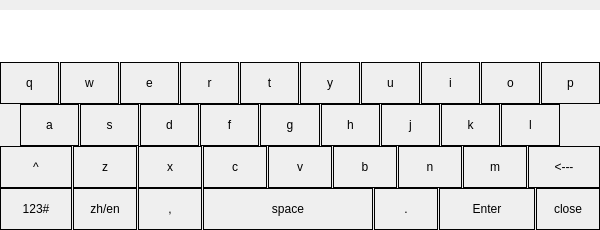
<?xml version="1.0" encoding="UTF-8"?>
<ui version="4.0">
 <class>InputPanel</class>
 <widget class="QDialog" name="InputPanel">
  <property name="windowModality">
   <enum>Qt::NonModal</enum>
  </property>
  <property name="geometry">
   <rect>
    <x>0</x>
    <y>0</y>
    <width>600</width>
    <height>230</height>
   </rect>
  </property>
  <property name="minimumSize">
   <size>
    <width>600</width>
    <height>230</height>
   </size>
  </property>
  <property name="maximumSize">
   <size>
    <width>600</width>
    <height>230</height>
   </size>
  </property>
  <property name="focusPolicy">
   <enum>Qt::ClickFocus</enum>
  </property>
  <property name="windowTitle">
   <string>InputPanel</string>
  </property>
  <property name="styleSheet">
   <string notr="true"/>
  </property>
  <property name="modal">
   <bool>false</bool>
  </property>
  <layout class="QGridLayout" name="gridLayout_3">
   <property name="leftMargin">
    <number>0</number>
   </property>
   <property name="topMargin">
    <number>0</number>
   </property>
   <property name="rightMargin">
    <number>0</number>
   </property>
   <property name="bottomMargin">
    <number>0</number>
   </property>
   <property name="spacing">
    <number>0</number>
   </property>
   <item row="0" column="0">
    <layout class="QVBoxLayout" name="verticalLayout">
     <property name="spacing">
      <number>0</number>
     </property>
     <item>
      <spacer name="verticalSpacer">
       <property name="orientation">
        <enum>Qt::Vertical</enum>
       </property>
       <property name="sizeHint" stdset="0">
        <size>
         <width>20</width>
         <height>40</height>
        </size>
       </property>
      </spacer>
     </item>
     <item>
      <widget class="QColumnView" name="columnView_character">
       <property name="minimumSize">
        <size>
         <width>0</width>
         <height>28</height>
        </size>
       </property>
       <property name="maximumSize">
        <size>
         <width>16777215</width>
         <height>28</height>
        </size>
       </property>
       <property name="frameShape">
        <enum>QFrame::NoFrame</enum>
       </property>
       <property name="frameShadow">
        <enum>QFrame::Plain</enum>
       </property>
       <property name="lineWidth">
        <number>0</number>
       </property>
      </widget>
     </item>
     <item>
      <widget class="QLineEdit" name="lineEdit_pinyin">
       <property name="minimumSize">
        <size>
         <width>0</width>
         <height>24</height>
        </size>
       </property>
       <property name="maximumSize">
        <size>
         <width>16777215</width>
         <height>24</height>
        </size>
       </property>
       <property name="frame">
        <bool>false</bool>
       </property>
      </widget>
     </item>
     <item>
      <layout class="QHBoxLayout" name="horizontalLayout_1">
       <property name="spacing">
        <number>1</number>
       </property>
       <item>
        <widget class="ClickedLabel" name="bt_key_q">
         <property name="minimumSize">
          <size>
           <width>42</width>
           <height>42</height>
          </size>
         </property>
         <property name="maximumSize">
          <size>
           <width>64</width>
           <height>42</height>
          </size>
         </property>
         <property name="frameShape">
          <enum>QFrame::Panel</enum>
         </property>
         <property name="text">
          <string>q</string>
         </property>
         <property name="alignment">
          <set>Qt::AlignCenter</set>
         </property>
        </widget>
       </item>
       <item>
        <widget class="ClickedLabel" name="bt_key_w">
         <property name="minimumSize">
          <size>
           <width>42</width>
           <height>42</height>
          </size>
         </property>
         <property name="maximumSize">
          <size>
           <width>64</width>
           <height>42</height>
          </size>
         </property>
         <property name="frameShape">
          <enum>QFrame::Panel</enum>
         </property>
         <property name="text">
          <string>w</string>
         </property>
         <property name="alignment">
          <set>Qt::AlignCenter</set>
         </property>
        </widget>
       </item>
       <item>
        <widget class="ClickedLabel" name="bt_key_e">
         <property name="minimumSize">
          <size>
           <width>42</width>
           <height>42</height>
          </size>
         </property>
         <property name="maximumSize">
          <size>
           <width>64</width>
           <height>42</height>
          </size>
         </property>
         <property name="frameShape">
          <enum>QFrame::Panel</enum>
         </property>
         <property name="text">
          <string>e</string>
         </property>
         <property name="alignment">
          <set>Qt::AlignCenter</set>
         </property>
        </widget>
       </item>
       <item>
        <widget class="ClickedLabel" name="bt_key_r">
         <property name="minimumSize">
          <size>
           <width>42</width>
           <height>42</height>
          </size>
         </property>
         <property name="maximumSize">
          <size>
           <width>64</width>
           <height>42</height>
          </size>
         </property>
         <property name="frameShape">
          <enum>QFrame::Panel</enum>
         </property>
         <property name="text">
          <string>r</string>
         </property>
         <property name="alignment">
          <set>Qt::AlignCenter</set>
         </property>
        </widget>
       </item>
       <item>
        <widget class="ClickedLabel" name="bt_key_t">
         <property name="minimumSize">
          <size>
           <width>42</width>
           <height>42</height>
          </size>
         </property>
         <property name="maximumSize">
          <size>
           <width>64</width>
           <height>42</height>
          </size>
         </property>
         <property name="frameShape">
          <enum>QFrame::Panel</enum>
         </property>
         <property name="text">
          <string>t</string>
         </property>
         <property name="alignment">
          <set>Qt::AlignCenter</set>
         </property>
        </widget>
       </item>
       <item>
        <widget class="ClickedLabel" name="bt_key_y">
         <property name="minimumSize">
          <size>
           <width>42</width>
           <height>42</height>
          </size>
         </property>
         <property name="maximumSize">
          <size>
           <width>64</width>
           <height>42</height>
          </size>
         </property>
         <property name="frameShape">
          <enum>QFrame::Panel</enum>
         </property>
         <property name="text">
          <string>y</string>
         </property>
         <property name="alignment">
          <set>Qt::AlignCenter</set>
         </property>
        </widget>
       </item>
       <item>
        <widget class="ClickedLabel" name="bt_key_u">
         <property name="minimumSize">
          <size>
           <width>42</width>
           <height>42</height>
          </size>
         </property>
         <property name="maximumSize">
          <size>
           <width>64</width>
           <height>42</height>
          </size>
         </property>
         <property name="frameShape">
          <enum>QFrame::Panel</enum>
         </property>
         <property name="text">
          <string>u</string>
         </property>
         <property name="alignment">
          <set>Qt::AlignCenter</set>
         </property>
        </widget>
       </item>
       <item>
        <widget class="ClickedLabel" name="bt_key_i">
         <property name="minimumSize">
          <size>
           <width>42</width>
           <height>42</height>
          </size>
         </property>
         <property name="maximumSize">
          <size>
           <width>64</width>
           <height>42</height>
          </size>
         </property>
         <property name="frameShape">
          <enum>QFrame::Panel</enum>
         </property>
         <property name="text">
          <string>i</string>
         </property>
         <property name="alignment">
          <set>Qt::AlignCenter</set>
         </property>
        </widget>
       </item>
       <item>
        <widget class="ClickedLabel" name="bt_key_o">
         <property name="minimumSize">
          <size>
           <width>42</width>
           <height>42</height>
          </size>
         </property>
         <property name="maximumSize">
          <size>
           <width>64</width>
           <height>42</height>
          </size>
         </property>
         <property name="frameShape">
          <enum>QFrame::Panel</enum>
         </property>
         <property name="text">
          <string>o</string>
         </property>
         <property name="alignment">
          <set>Qt::AlignCenter</set>
         </property>
        </widget>
       </item>
       <item>
        <widget class="ClickedLabel" name="bt_key_p">
         <property name="minimumSize">
          <size>
           <width>42</width>
           <height>42</height>
          </size>
         </property>
         <property name="maximumSize">
          <size>
           <width>64</width>
           <height>42</height>
          </size>
         </property>
         <property name="frameShape">
          <enum>QFrame::Panel</enum>
         </property>
         <property name="text">
          <string>p</string>
         </property>
         <property name="alignment">
          <set>Qt::AlignCenter</set>
         </property>
        </widget>
       </item>
      </layout>
     </item>
     <item>
      <layout class="QHBoxLayout" name="horizontalLayout_3">
       <property name="spacing">
        <number>1</number>
       </property>
       <item>
        <spacer name="horizontalSpacer">
         <property name="orientation">
          <enum>Qt::Horizontal</enum>
         </property>
         <property name="sizeType">
          <enum>QSizePolicy::Fixed</enum>
         </property>
         <property name="sizeHint" stdset="0">
          <size>
           <width>20</width>
           <height>20</height>
          </size>
         </property>
        </spacer>
       </item>
       <item>
        <widget class="ClickedLabel" name="bt_key_a">
         <property name="minimumSize">
          <size>
           <width>42</width>
           <height>42</height>
          </size>
         </property>
         <property name="maximumSize">
          <size>
           <width>64</width>
           <height>42</height>
          </size>
         </property>
         <property name="frameShape">
          <enum>QFrame::Panel</enum>
         </property>
         <property name="text">
          <string>a</string>
         </property>
         <property name="alignment">
          <set>Qt::AlignCenter</set>
         </property>
        </widget>
       </item>
       <item>
        <widget class="ClickedLabel" name="bt_key_s">
         <property name="minimumSize">
          <size>
           <width>42</width>
           <height>42</height>
          </size>
         </property>
         <property name="maximumSize">
          <size>
           <width>64</width>
           <height>42</height>
          </size>
         </property>
         <property name="frameShape">
          <enum>QFrame::Panel</enum>
         </property>
         <property name="text">
          <string>s</string>
         </property>
         <property name="alignment">
          <set>Qt::AlignCenter</set>
         </property>
        </widget>
       </item>
       <item>
        <widget class="ClickedLabel" name="bt_key_d">
         <property name="minimumSize">
          <size>
           <width>42</width>
           <height>42</height>
          </size>
         </property>
         <property name="maximumSize">
          <size>
           <width>64</width>
           <height>42</height>
          </size>
         </property>
         <property name="frameShape">
          <enum>QFrame::Panel</enum>
         </property>
         <property name="text">
          <string>d</string>
         </property>
         <property name="alignment">
          <set>Qt::AlignCenter</set>
         </property>
        </widget>
       </item>
       <item>
        <widget class="ClickedLabel" name="bt_key_f">
         <property name="minimumSize">
          <size>
           <width>42</width>
           <height>42</height>
          </size>
         </property>
         <property name="maximumSize">
          <size>
           <width>64</width>
           <height>42</height>
          </size>
         </property>
         <property name="frameShape">
          <enum>QFrame::Panel</enum>
         </property>
         <property name="text">
          <string>f</string>
         </property>
         <property name="alignment">
          <set>Qt::AlignCenter</set>
         </property>
        </widget>
       </item>
       <item>
        <widget class="ClickedLabel" name="bt_key_g">
         <property name="minimumSize">
          <size>
           <width>42</width>
           <height>42</height>
          </size>
         </property>
         <property name="maximumSize">
          <size>
           <width>64</width>
           <height>42</height>
          </size>
         </property>
         <property name="frameShape">
          <enum>QFrame::Panel</enum>
         </property>
         <property name="text">
          <string>g</string>
         </property>
         <property name="alignment">
          <set>Qt::AlignCenter</set>
         </property>
        </widget>
       </item>
       <item>
        <widget class="ClickedLabel" name="bt_key_h">
         <property name="minimumSize">
          <size>
           <width>42</width>
           <height>42</height>
          </size>
         </property>
         <property name="maximumSize">
          <size>
           <width>64</width>
           <height>42</height>
          </size>
         </property>
         <property name="frameShape">
          <enum>QFrame::Panel</enum>
         </property>
         <property name="text">
          <string>h</string>
         </property>
         <property name="alignment">
          <set>Qt::AlignCenter</set>
         </property>
        </widget>
       </item>
       <item>
        <widget class="ClickedLabel" name="bt_key_j">
         <property name="minimumSize">
          <size>
           <width>42</width>
           <height>42</height>
          </size>
         </property>
         <property name="maximumSize">
          <size>
           <width>64</width>
           <height>42</height>
          </size>
         </property>
         <property name="frameShape">
          <enum>QFrame::Panel</enum>
         </property>
         <property name="text">
          <string>j</string>
         </property>
         <property name="alignment">
          <set>Qt::AlignCenter</set>
         </property>
        </widget>
       </item>
       <item>
        <widget class="ClickedLabel" name="bt_key_k">
         <property name="minimumSize">
          <size>
           <width>42</width>
           <height>42</height>
          </size>
         </property>
         <property name="maximumSize">
          <size>
           <width>64</width>
           <height>42</height>
          </size>
         </property>
         <property name="frameShape">
          <enum>QFrame::Panel</enum>
         </property>
         <property name="text">
          <string>k</string>
         </property>
         <property name="alignment">
          <set>Qt::AlignCenter</set>
         </property>
        </widget>
       </item>
       <item>
        <widget class="ClickedLabel" name="bt_key_l">
         <property name="minimumSize">
          <size>
           <width>42</width>
           <height>42</height>
          </size>
         </property>
         <property name="maximumSize">
          <size>
           <width>64</width>
           <height>42</height>
          </size>
         </property>
         <property name="frameShape">
          <enum>QFrame::Panel</enum>
         </property>
         <property name="text">
          <string>l</string>
         </property>
         <property name="alignment">
          <set>Qt::AlignCenter</set>
         </property>
        </widget>
       </item>
       <item>
        <spacer name="horizontalSpacer_2">
         <property name="orientation">
          <enum>Qt::Horizontal</enum>
         </property>
         <property name="sizeType">
          <enum>QSizePolicy::Fixed</enum>
         </property>
         <property name="sizeHint" stdset="0">
          <size>
           <width>40</width>
           <height>20</height>
          </size>
         </property>
        </spacer>
       </item>
      </layout>
     </item>
     <item>
      <layout class="QHBoxLayout" name="horizontalLayout_4">
       <property name="spacing">
        <number>1</number>
       </property>
       <item>
        <widget class="ClickedLabel" name="bt_key_uper">
         <property name="minimumSize">
          <size>
           <width>42</width>
           <height>42</height>
          </size>
         </property>
         <property name="maximumSize">
          <size>
           <width>72</width>
           <height>42</height>
          </size>
         </property>
         <property name="frameShape">
          <enum>QFrame::Panel</enum>
         </property>
         <property name="text">
          <string>^</string>
         </property>
         <property name="alignment">
          <set>Qt::AlignCenter</set>
         </property>
        </widget>
       </item>
       <item>
        <widget class="ClickedLabel" name="bt_key_z">
         <property name="minimumSize">
          <size>
           <width>42</width>
           <height>42</height>
          </size>
         </property>
         <property name="maximumSize">
          <size>
           <width>64</width>
           <height>42</height>
          </size>
         </property>
         <property name="frameShape">
          <enum>QFrame::Panel</enum>
         </property>
         <property name="text">
          <string>z</string>
         </property>
         <property name="alignment">
          <set>Qt::AlignCenter</set>
         </property>
        </widget>
       </item>
       <item>
        <widget class="ClickedLabel" name="bt_key_x">
         <property name="minimumSize">
          <size>
           <width>42</width>
           <height>42</height>
          </size>
         </property>
         <property name="maximumSize">
          <size>
           <width>64</width>
           <height>42</height>
          </size>
         </property>
         <property name="frameShape">
          <enum>QFrame::Panel</enum>
         </property>
         <property name="text">
          <string>x</string>
         </property>
         <property name="alignment">
          <set>Qt::AlignCenter</set>
         </property>
        </widget>
       </item>
       <item>
        <widget class="ClickedLabel" name="bt_key_c">
         <property name="minimumSize">
          <size>
           <width>42</width>
           <height>42</height>
          </size>
         </property>
         <property name="maximumSize">
          <size>
           <width>64</width>
           <height>42</height>
          </size>
         </property>
         <property name="frameShape">
          <enum>QFrame::Panel</enum>
         </property>
         <property name="text">
          <string>c</string>
         </property>
         <property name="alignment">
          <set>Qt::AlignCenter</set>
         </property>
        </widget>
       </item>
       <item>
        <widget class="ClickedLabel" name="bt_key_v">
         <property name="minimumSize">
          <size>
           <width>42</width>
           <height>42</height>
          </size>
         </property>
         <property name="maximumSize">
          <size>
           <width>64</width>
           <height>42</height>
          </size>
         </property>
         <property name="frameShape">
          <enum>QFrame::Panel</enum>
         </property>
         <property name="text">
          <string>v</string>
         </property>
         <property name="alignment">
          <set>Qt::AlignCenter</set>
         </property>
        </widget>
       </item>
       <item>
        <widget class="ClickedLabel" name="bt_key_b">
         <property name="minimumSize">
          <size>
           <width>42</width>
           <height>42</height>
          </size>
         </property>
         <property name="maximumSize">
          <size>
           <width>64</width>
           <height>42</height>
          </size>
         </property>
         <property name="frameShape">
          <enum>QFrame::Panel</enum>
         </property>
         <property name="text">
          <string>b</string>
         </property>
         <property name="alignment">
          <set>Qt::AlignCenter</set>
         </property>
        </widget>
       </item>
       <item>
        <widget class="ClickedLabel" name="bt_key_n">
         <property name="minimumSize">
          <size>
           <width>42</width>
           <height>42</height>
          </size>
         </property>
         <property name="maximumSize">
          <size>
           <width>64</width>
           <height>42</height>
          </size>
         </property>
         <property name="frameShape">
          <enum>QFrame::Panel</enum>
         </property>
         <property name="text">
          <string>n</string>
         </property>
         <property name="alignment">
          <set>Qt::AlignCenter</set>
         </property>
        </widget>
       </item>
       <item>
        <widget class="ClickedLabel" name="bt_key_m">
         <property name="minimumSize">
          <size>
           <width>42</width>
           <height>42</height>
          </size>
         </property>
         <property name="maximumSize">
          <size>
           <width>64</width>
           <height>42</height>
          </size>
         </property>
         <property name="frameShape">
          <enum>QFrame::Panel</enum>
         </property>
         <property name="text">
          <string>m</string>
         </property>
         <property name="alignment">
          <set>Qt::AlignCenter</set>
         </property>
        </widget>
       </item>
       <item>
        <widget class="ClickedLabel" name="bt_key_del">
         <property name="minimumSize">
          <size>
           <width>42</width>
           <height>42</height>
          </size>
         </property>
         <property name="maximumSize">
          <size>
           <width>96</width>
           <height>42</height>
          </size>
         </property>
         <property name="frameShape">
          <enum>QFrame::Panel</enum>
         </property>
         <property name="text">
          <string>&lt;---</string>
         </property>
         <property name="alignment">
          <set>Qt::AlignCenter</set>
         </property>
        </widget>
       </item>
      </layout>
     </item>
     <item>
      <layout class="QHBoxLayout" name="horizontalLayout_2">
       <property name="spacing">
        <number>1</number>
       </property>
       <item>
        <widget class="ClickedLabel" name="bt_key_number">
         <property name="minimumSize">
          <size>
           <width>42</width>
           <height>42</height>
          </size>
         </property>
         <property name="maximumSize">
          <size>
           <width>72</width>
           <height>42</height>
          </size>
         </property>
         <property name="frameShape">
          <enum>QFrame::Panel</enum>
         </property>
         <property name="text">
          <string>123#</string>
         </property>
         <property name="alignment">
          <set>Qt::AlignCenter</set>
         </property>
        </widget>
       </item>
       <item>
        <widget class="ClickedLabel" name="bt_key_lang">
         <property name="minimumSize">
          <size>
           <width>42</width>
           <height>42</height>
          </size>
         </property>
         <property name="maximumSize">
          <size>
           <width>64</width>
           <height>42</height>
          </size>
         </property>
         <property name="frameShape">
          <enum>QFrame::Panel</enum>
         </property>
         <property name="text">
          <string>zh/en</string>
         </property>
         <property name="alignment">
          <set>Qt::AlignCenter</set>
         </property>
        </widget>
       </item>
       <item>
        <widget class="ClickedLabel" name="bt_key_comma">
         <property name="minimumSize">
          <size>
           <width>42</width>
           <height>42</height>
          </size>
         </property>
         <property name="maximumSize">
          <size>
           <width>64</width>
           <height>42</height>
          </size>
         </property>
         <property name="frameShape">
          <enum>QFrame::Panel</enum>
         </property>
         <property name="text">
          <string>,</string>
         </property>
         <property name="alignment">
          <set>Qt::AlignCenter</set>
         </property>
        </widget>
       </item>
       <item>
        <widget class="ClickedLabel" name="bt_key_space">
         <property name="minimumSize">
          <size>
           <width>42</width>
           <height>42</height>
          </size>
         </property>
         <property name="maximumSize">
          <size>
           <width>200</width>
           <height>42</height>
          </size>
         </property>
         <property name="frameShape">
          <enum>QFrame::Panel</enum>
         </property>
         <property name="text">
          <string>space</string>
         </property>
         <property name="alignment">
          <set>Qt::AlignCenter</set>
         </property>
        </widget>
       </item>
       <item>
        <widget class="ClickedLabel" name="bt_key_dot">
         <property name="minimumSize">
          <size>
           <width>42</width>
           <height>42</height>
          </size>
         </property>
         <property name="maximumSize">
          <size>
           <width>64</width>
           <height>42</height>
          </size>
         </property>
         <property name="frameShape">
          <enum>QFrame::Panel</enum>
         </property>
         <property name="text">
          <string>.</string>
         </property>
         <property name="alignment">
          <set>Qt::AlignCenter</set>
         </property>
        </widget>
       </item>
       <item>
        <widget class="ClickedLabel" name="bt_key_enter">
         <property name="minimumSize">
          <size>
           <width>42</width>
           <height>42</height>
          </size>
         </property>
         <property name="maximumSize">
          <size>
           <width>96</width>
           <height>42</height>
          </size>
         </property>
         <property name="frameShape">
          <enum>QFrame::Panel</enum>
         </property>
         <property name="text">
          <string>Enter</string>
         </property>
         <property name="alignment">
          <set>Qt::AlignCenter</set>
         </property>
        </widget>
       </item>
       <item>
        <widget class="ClickedLabel" name="bt_key_hide">
         <property name="minimumSize">
          <size>
           <width>42</width>
           <height>42</height>
          </size>
         </property>
         <property name="maximumSize">
          <size>
           <width>64</width>
           <height>42</height>
          </size>
         </property>
         <property name="frameShape">
          <enum>QFrame::Panel</enum>
         </property>
         <property name="text">
          <string>close</string>
         </property>
         <property name="alignment">
          <set>Qt::AlignCenter</set>
         </property>
        </widget>
       </item>
      </layout>
     </item>
    </layout>
   </item>
  </layout>
 </widget>
 <layoutdefault spacing="6" margin="11"/>
 <customwidgets>
  <customwidget>
   <class>ClickedLabel</class>
   <extends>QLabel</extends>
   <header>clickedlabel.h</header>
   <slots>
    <signal>clicked()</signal>
   </slots>
  </customwidget>
 </customwidgets>
 <tabstops>
  <tabstop>columnView_character</tabstop>
 </tabstops>
 <resources/>
 <connections/>
</ui>
